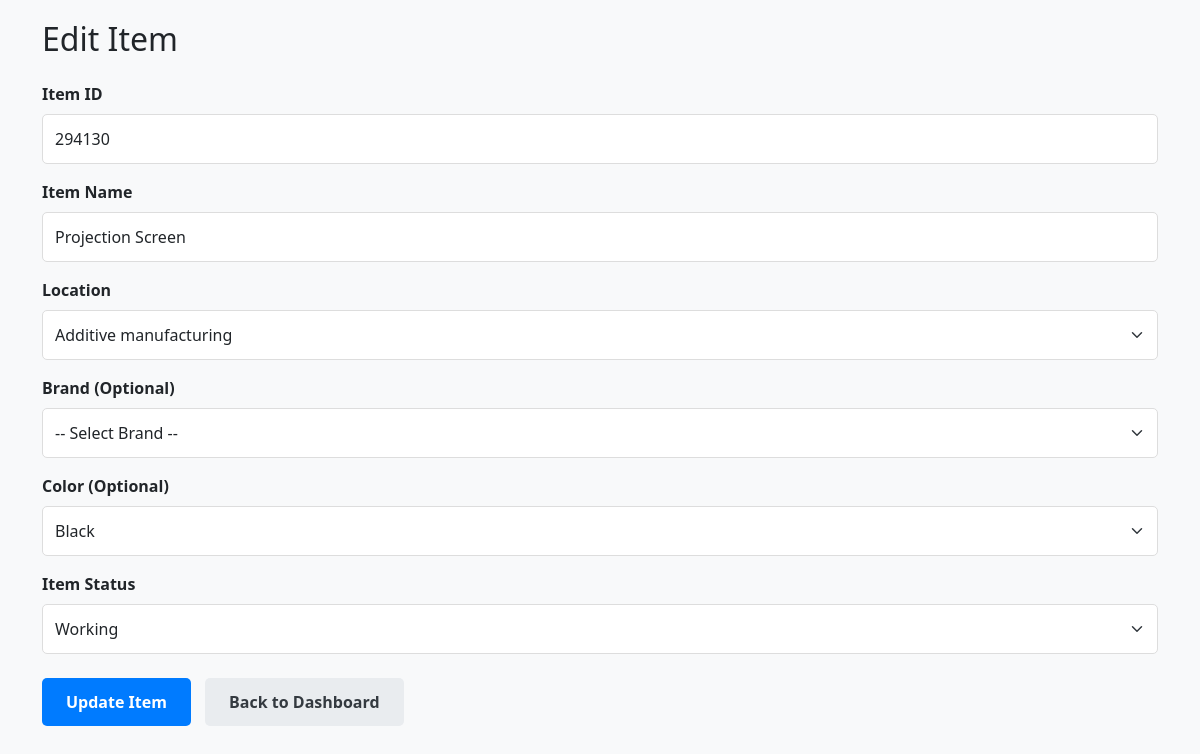
Page /admin/edit-item/294130 (signed in) on the earlier database version.
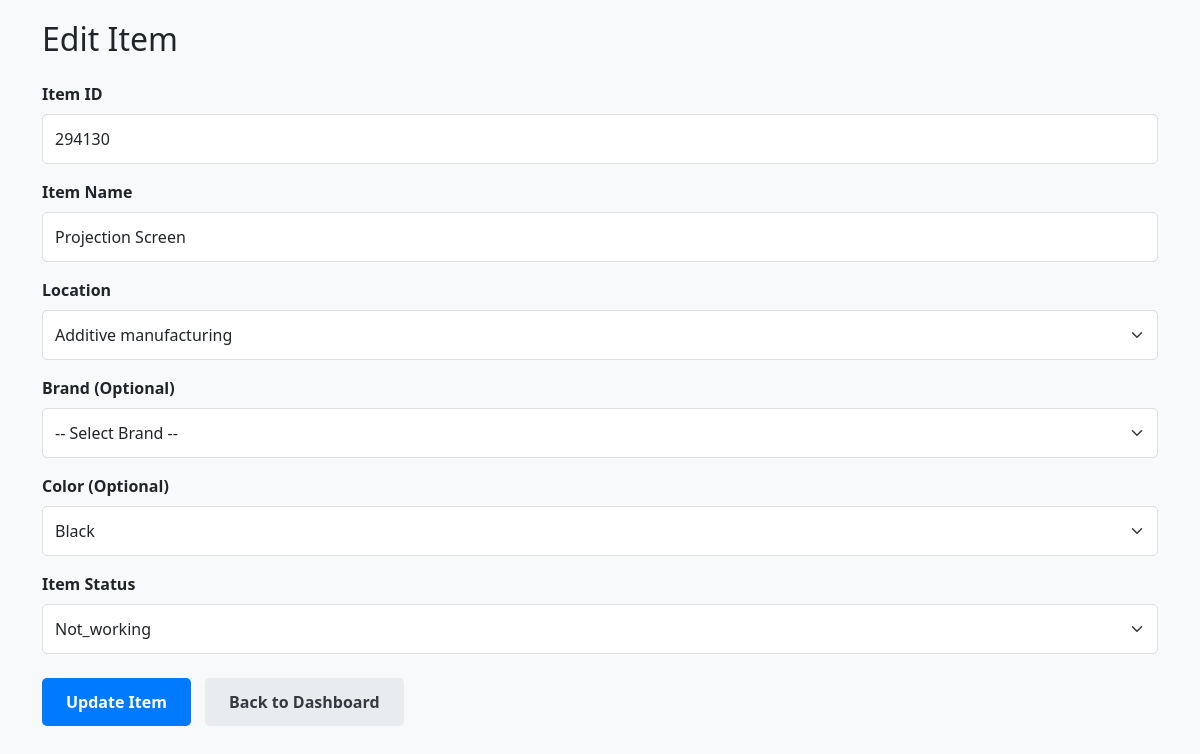
Same page on the later database version.
### models.py (models this page shows, shortened)
class Item(db.Model):
    __tablename__ = 'item'
    item_id = db.Column(db.String, primary_key=True)
    item_name = db.Column(db.String, nullable=False)
    location = db.Column(db.String, nullable=False)
    status = db.Column(Enum(ItemStatus), default=ItemStatus.WORKING, nullable=False)
    brand = db.Column(db.String)
    color = db.Column(db.String)

### app.py (the view, shortened to what this page needs)
@app.route("/admin/edit-item/<string:item_id>", methods=["GET", "POST"])
def edit_item(item_id):
    if not session.get("admin"):
        flash("Please log in as admin to edit items.", "warning")
        return redirect(url_for("admin_login"))
    item_to_edit = Item.query.get_or_404(item_id)
    valid_statuses = [status.value for status in ItemStatus]
    return render_template("edit_item.html", item=item_to_edit, valid_statuses=valid_statuses)

### templates/edit_item.html (shortened to what this page needs)
<!DOCTYPE html>
<html lang="en">
<head>
    <link href="https://cdn.jsdelivr.net/npm/bootstrap@5.3.2/dist/css/bootstrap.min.css" rel="stylesheet">
</head>
<body>
    <div class="container">
        <h2 class="mb-4">Edit Item</h2>
        <form action="{{ url_for('edit_item', item_id=item.item_id) }}" method="POST">
            <div class="form-group">
                <label for="item_id">Item ID</label>
                <input type="text" class="form-control" id="item_id" value="{{ item.item_id }}" readonly>
            </div>
            <div class="form-group">
                <label for="item_name">Item Name</label>
                <input type="text" class="form-control" id="item_name" name="item_name" value="{{ item.item_name }}" required>
            </div>
            <div class="form-group">
                <label for="location">Location</label>
                <select class="form-select" id="location" name="location" required>
                    <option value="Additive manufacturing" {% if item.location == 'Additive manufacturing' %}selected{% endif %}>Additive manufacturing</option>
                </select>
            </div>
            <div class="form-group">
                <label for="brand" class="form-label">Brand (Optional)</label>
                <select class="form-select" id="brand" name="brand">
                    <option value="">-- Select Brand --</option>
                </select>
            </div>
            <div class="form-group">
                <label for="color" class="form-label">Color (Optional)</label>
                <select class="form-select" id="color" name="color">
                    <option value="Black">Black</option>
                </select>
            </div>
            <div class="form-group">
                <label for="status">Item Status</label>
                <select class="form-select" id="status" name="status" required>
                    {% for status in valid_statuses %}
                        <option value="{{ status }}" {% if item.status.value == status %}selected{% endif %}>
                            {{ status|title }}
                        </option>
                    {% endfor %}
                </select>
            </div>
            <div class="mt-4">
                <button type="submit" class="btn btn-primary">Update Item</button>
                <a href="{{ url_for('admin_dashboard') }}" class="btn btn-secondary">Back to Dashboard</a>
            </div>
        </form>
    </div>
</body>
</html>

Differences in the rows shown:
changed Item "Projection Screen": status "Working" → "Not_working"
